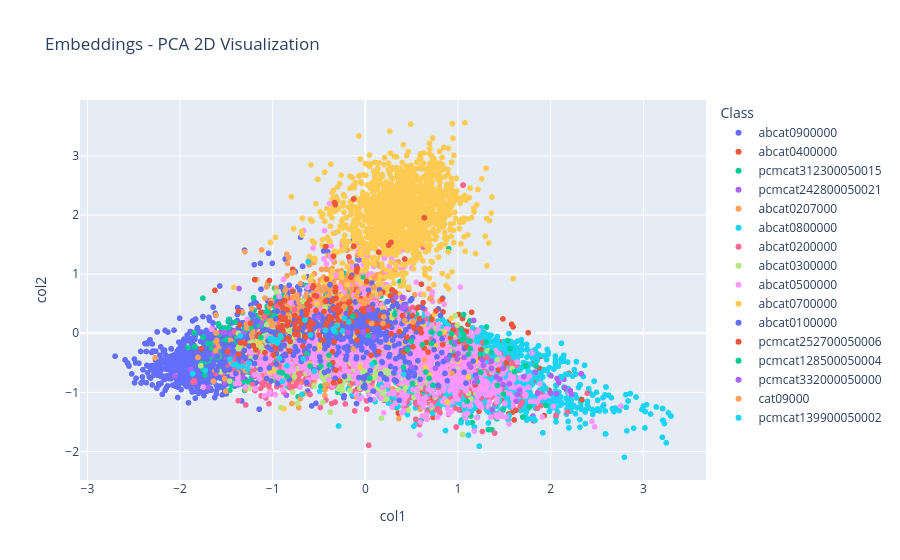

Notebook cell for this chart:
### Markdown cell above
#### 3.2.1. Train and Evaluate Text Model

### Code cell
# Combine text columns to form the feature set
X_train = train_df[text_columns].values
X_test = test_df[text_columns].values

# Train and evaluate models
trained_models = train_classic(X_train, X_test, y_train, y_test)

### Figure 1 — Plotly figure (JSON) as saved in the notebook; plotly's stock layout.template omitted (floating-point values rounded to 4 significant figures; data arrays with more than 128 entries replaced by an {"elided": "..."} marker saying what was removed)
{"data": [{"hovertemplate": "Class=abcat0900000<br>col1=%{x}<br>col2=%{y}<extra></extra>", "legendgroup": "abcat0900000", "marker": {"color": "#636efa", "symbol": "circle"}, "mode": "markers", "name": "abcat0900000", "showlegend": true, "type": "scattergl", "x": {"elided": "2796 float values"}, "xaxis": "x", "y": {"elided": "2796 float values"}, "yaxis": "y"}, {"hovertemplate": "Class=abcat0400000<br>col1=%{x}<br>col2=%{y}<extra></extra>", "legendgroup": "abcat0400000", "marker": {"color": "#EF553B", "symbol": "circle"}, "mode": "markers", "name": "abcat0400000", "showlegend": true, "type": "scattergl", "x": {"elided": "1049 float values"}, "xaxis": "x", "y": {"elided": "1049 float values"}, "yaxis": "y"}, {"hovertemplate": "Class=pcmcat312300050015<br>col1=%{x}<br>col2=%{y}<extra></extra>", "legendgroup": "pcmcat312300050015", "marker": {"color": "#00cc96", "symbol": "circle"}, "mode": "markers", "name": "pcmcat312300050015", "showlegend": true, "type": "scattergl", "x": {"elided": "1462 float values"}, "xaxis": "x", "y": {"elided": "1462 float values"}, "yaxis": "y"}, {"hovertemplate": "Class=pcmcat242800050021<br>col1=%{x}<br>col2=%{y}<extra></extra>", "legendgroup": "pcmcat242800050021", "marker": {"color": "#ab63fa", "symbol": "circle"}, "mode": "markers", "name": "pcmcat242800050021", "showlegend": true, "type": "scattergl", "x": {"elided": "355 float values"}, "xaxis": "x", "y": {"elided": "355 float values"}, "yaxis": "y"}, {"hovertemplate": "Class=abcat0207000<br>col1=%{x}<br>col2=%{y}<extra></extra>", "legendgroup": "abcat0207000", "marker": {"color": "#FFA15A", "symbol": "circle"}, "mode": "markers", "name": "abcat0207000", "showlegend": true, "type": "scattergl", "x": {"elided": "915 float values"}, "xaxis": "x", "y": {"elided": "915 float values"}, "yaxis": "y"}, {"hovertemplate": "Class=abcat0800000<br>col1=%{x}<br>col2=%{y}<extra></extra>", "legendgroup": "abcat0800000", "marker": {"color": "#19d3f3", "symbol": "circle"}, "mode": "markers", "name": "abcat0800000", "showlegend": true, "type": "scattergl", "x": {"elided": "1998 float values"}, "xaxis": "x", "y": {"elided": "1998 float values"}, "yaxis": "y"}, {"hovertemplate": "Class=abcat0200000<br>col1=%{x}<br>col2=%{y}<extra></extra>", "legendgroup": "abcat0200000", "marker": {"color": "#FF6692", "symbol": "circle"}, "mode": "markers", "name": "abcat0200000", "showlegend": true, "type": "scattergl", "x": {"elided": "1042 float values"}, "xaxis": "x", "y": {"elided": "1042 float values"}, "yaxis": "y"}, {"hovertemplate": "Class=abcat0300000<br>col1=%{x}<br>col2=%{y}<extra></extra>", "legendgroup": "abcat0300000", "marker": {"color": "#B6E880", "symbol": "circle"}, "mode": "markers", "name": "abcat0300000", "showlegend": true, "type": "scattergl", "x": {"elided": "810 float values"}, "xaxis": "x", "y": {"elided": "810 float values"}, "yaxis": "y"}, {"hovertemplate": "Class=abcat0500000<br>col1=%{x}<br>col2=%{y}<extra></extra>", "legendgroup": "abcat0500000", "marker": {"color": "#FF97FF", "symbol": "circle"}, "mode": "markers", "name": "abcat0500000", "showlegend": true, "type": "scattergl", "x": {"elided": "1681 float values"}, "xaxis": "x", "y": {"elided": "1681 float values"}, "yaxis": "y"}, {"hovertemplate": "Class=abcat0700000<br>col1=%{x}<br>col2=%{y}<extra></extra>", "legendgroup": "abcat0700000", "marker": {"color": "#FECB52", "symbol": "circle"}, "mode": "markers", "name": "abcat0700000", "showlegend": true, "type": "scattergl", "x": {"elided": "1692 float values"}, "xaxis": "x", "y": {"elided": "1692 float values"}, "yaxis": "y"}, {"hovertemplate": "Class=abcat0100000<br>col1=%{x}<br>col2=%{y}<extra></extra>", "legendgroup": "abcat0100000", "marker": {"color": "#636efa", "symbol": "circle"}, "mode": "markers", "name": "abcat0100000", "showlegend": true, "type": "scattergl", "x": {"elided": "578 float values"}, "xaxis": "x", "y": {"elided": "578 float values"}, "yaxis": "y"}, {"hovertemplate": "Class=pcmcat252700050006<br>col1=%{x}<br>col2=%{y}<extra></extra>", "legendgroup": "pcmcat252700050006", "marker": {"color": "#EF553B", "symbol": "circle"}, "mode": "markers", "name": "pcmcat252700050006", "showlegend": true, "type": "scattergl", "x": {"elided": "211 float values"}, "xaxis": "x", "y": {"elided": "211 float values"}, "yaxis": "y"}, {"hovertemplate": "Class=pcmcat128500050004<br>col1=%{x}<br>col2=%{y}<extra></extra>", "legendgroup": "pcmcat128500050004", "marker": {"color": "#00cc96", "symbol": "circle"}, "mode": "markers", "name": "pcmcat128500050004", "showlegend": true, "type": "scattergl", "x": [0.7286, 0.4957, 1.612, -0.3899, -0.1353, 0.4115, -0.4812, -0.5967, 1.059, 0.3168, -0.894, 1.098, 1.361, 0.9318, 1.949, 1.133, 1.129, 1.061, 1.729, 0.0981, 1.072, 0.6891, 0.8924, 1.209, -1.129, -0.9292, 1.033, 0.8036, 1.368, -0.8455, 1.247, 1.698, 1.426, 0.9616, -0.6284, 1.843, 0.6146, 0.6515, 0.4564, 1.134, 1.562, 1.24, 1.486, 0.04771, 0.5077, 0.929, 1.49, 1.072, -0.3143, 1.301, 1.772, 1.042, 0.0355, 0.7144, 1.112, 0.7106, -0.3932, 1.537], "xaxis": "x", "y": [-0.8819, -0.1354, -0.6527, -0.5359, 0.2847, -0.5777, -0.5572, -0.5552, 0.3162, 0.3168, -0.671, -1.153, -0.3213, -0.1531, -1.221, -0.2599, 0.2089, -0.02598, -0.5493, -0.4953, -0.0853, -0.761, -0.4232, -0.8166, -0.06922, -0.6611, 0.06156, -0.005697, -1.287, -0.7316, -0.6635, -1.417, -0.8802, -0.186, -0.346, -0.5562, -0.1914, -0.6564, -0.2782, -0.1319, -0.26, -0.3549, -1.289, -0.759, -0.8458, -0.01192, -1.029, -0.0853, 0.01614, -0.1509, -1.247, -0.1108, -0.04334, -0.1734, -0.3547, 0.02197, -0.3732, -0.123], "yaxis": "y"}, {"hovertemplate": "Class=pcmcat332000050000<br>col1=%{x}<br>col2=%{y}<extra></extra>", "legendgroup": "pcmcat332000050000", "marker": {"color": "#ab63fa", "symbol": "circle"}, "mode": "markers", "name": "pcmcat332000050000", "showlegend": true, "type": "scattergl", "x": [-0.02339, 0.4047, 1.666, 1.168, 2.069, 1.486, 1.137, 2.327, 2.327, 1.858, 2.327, 0.03653, 1.36, 0.4362, 1.641, -0.1924, 1.18, 0.9916, 1.411, 1.264, 1.199, 1.121, 2.211, -0.5087, -0.1924, 2.152, -0.5087, 0.499, 1.359, 0.08925, 0.03653, -0.02339, 1.001, 0.399, -0.02339, 0.399, 1.36, -0.1924, -0.1924, 0.8778, 1.63, 1.486, 1.452, -0.1924, 2.062, 0.9709, 2.004, 1.36, 0.7561, -0.5087, 1.36, 1.272, 1.452, 0.4047, 2.211, 1.452, 1.371, 0.4047, 0.3287, 0.399, 1.553, 1.485, 0.4011, 1.452, 1.452, 1.452, 2.088, 1.36, -0.5087, -0.02339, -0.6377, 1.998, 0.03653, 1.711, 1.834, 1.452, 1.36, -0.6377, 2.228, 1.066, 1.452, 0.4047], "xaxis": "x", "y": [0.01885, 0.5948, -0.9632, 0.2164, -0.7672, -0.8698, -0.572, -0.6853, -0.6853, -1.019, -0.6853, 0.4007, -0.5946, 0.4613, -1.038, 0.01545, -0.8334, -0.4367, -0.7395, -0.4491, -0.7507, -0.5258, -0.9722, 0.2615, 0.01545, -0.9222, 0.2615, -0.5657, -0.4773, -0.05683, 0.4007, 0.01885, -0.3445, 0.6089, 0.01885, 0.6089, -0.5946, 0.01545, 0.01545, -0.4269, -1.149, -0.8698, -0.778, 0.01545, -1.024, -0.1562, -0.7207, -0.5946, -0.5935, 0.2615, -0.5946, -0.5424, -0.778, 0.5948, -0.9722, -0.778, -1.294, 0.5948, 0.6096, 0.6089, -0.8553, -0.5942, 0.4219, -0.778, -0.778, -0.778, -0.8344, -0.5946, 0.2615, 0.01885, -0.4207, -1.012, 0.4007, -0.7336, -0.6576, -0.778, -0.5946, -0.4207, -1.036, -0.4078, -0.778, 0.5948], "yaxis": "y"}, {"hovertemplate": "Class=cat09000<br>col1=%{x}<br>col2=%{y}<extra></extra>", "legendgroup": "cat09000", "marker": {"color": "#FFA15A", "symbol": "circle"}, "mode": "markers", "name": "cat09000", "showlegend": true, "type": "scattergl", "x": {"elided": "132 float values"}, "xaxis": "x", "y": {"elided": "132 float values"}, "yaxis": "y"}, {"hovertemplate": "Class=pcmcat139900050002<br>col1=%{x}<br>col2=%{y}<extra></extra>", "legendgroup": "pcmcat139900050002", "marker": {"color": "#19d3f3", "symbol": "circle"}, "mode": "markers", "name": "pcmcat139900050002", "showlegend": true, "type": "scattergl", "x": [-0.9525, -1.256, -0.9138, -1.269, -1.004, -1.865, -0.2278, 0.07141, -0.8459, -0.9497, -0.1799, -0.9478, -0.6543, -0.9166, -1.006, -0.593, -0.5515, -0.3364, -1.727, -1.424, -0.9285, -1.007, -0.9519, -0.67, -0.9679, -1.462, -1.372, -0.9138, -1.391, -1.03, -0.6177, -1.321, -0.9145, -0.3064, -0.9138, -0.4301, -0.3477, -0.9519, -0.9478, -1.35, -0.2474, -0.8965, 0.4123, -0.9728], "xaxis": "x", "y": [-0.1281, -0.5054, -0.07338, -0.6041, -0.08909, -0.6871, 0.2514, -0.529, -0.5494, -0.1153, 0.1914, -0.1481, 0.2229, -0.03972, -0.1249, -0.02894, -0.64, 0.03781, -0.6312, -0.5294, -0.4272, -0.1033, -0.1649, -0.4339, -0.1472, -0.44, -0.5674, -0.07338, -0.5317, -0.09055, 1.207, -0.5542, -0.07078, 0.1271, -0.07338, 0.05106, 0.0658, -0.1649, -0.1481, -0.04217, 0.04178, -0.8128, -0.6959, -0.1154], "yaxis": "y"}], "layout": {"legend": {"title": {"text": "Class"}, "tracegroupgap": 0}, "title": {"text": "Embeddings - PCA 2D Visualization"}, "xaxis": {"anchor": "y", "domain": [0, 1], "title": {"text": "col1"}}, "yaxis": {"anchor": "x", "domain": [0, 1], "title": {"text": "col2"}}}}
